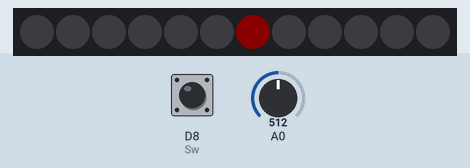
A sketch run on a simulated ESP8266 (NodeMCU). Shown: 12 RGB LEDs in strip order, left to right. The test bench sets the inputs (shaded band); at power-on: D8 (Sw) HIGH, A0 = 512. Dim RGB values are drawn brighter than linear.

Above: at 1.2 s.
1.3 s: D8 (Sw) pulled LOW for 0.15 s
At 2.6 s:
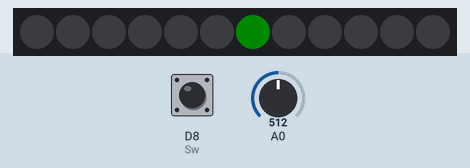
2.9 s: D8 (Sw) pulled LOW for 1 s
At 5.1 s:
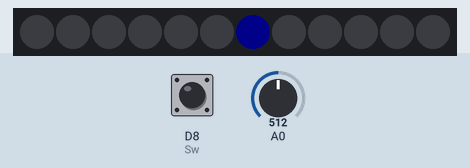
5.4 s: A0 set to 490
At 6.4 s:
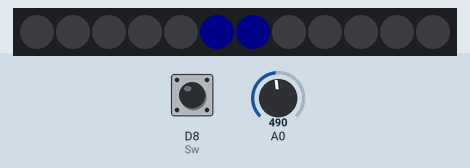
6.9 s: D8 (Sw) pulled LOW for 0.15 s
At 8.2 s:
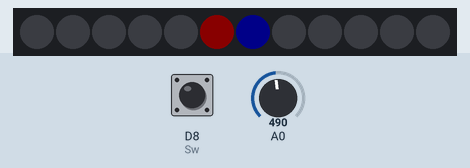
8.5 s: D8 (Sw) pulled LOW for 3.2 s
At 12.3 s:
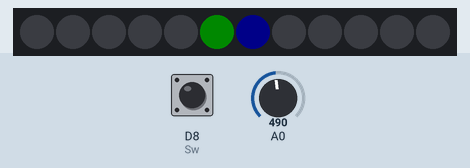
13.2 s: A0 set to 306
At 14.6 s:
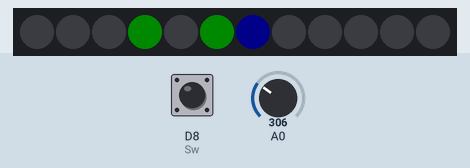
Timing chart, 0 to 15.7 s (numbered marks = the images above; inputs shaded):
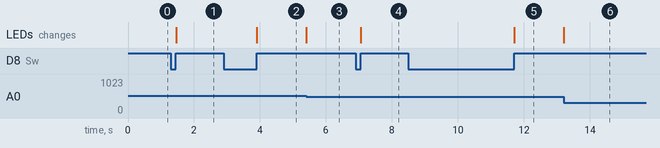

Measured:
- after the input at 1.3 s, the LEDs: change after 0.16 s (image 1)
- after the input at 2.9 s, the LEDs: change after 1.0 s (image 2)
- after the input at 5.4 s, the LEDs: change at once (image 3)
- after the input at 6.9 s, the LEDs: change after 0.16 s (image 4)
- after the input at 8.5 s, the LEDs: change after 3.2 s (image 5)
- after the input at 13.2 s, the LEDs: change at once (image 6)

The sketch:

02_RGB_CHANG_COLOR_02.ino
```cpp
#include <Adafruit_NeoPixel.h>

#define PIN        D7    // On Trinket or Gemma, suggest changing this to 1
#define Sw         D8
#define NUMPIXELS  12   //  NeoPixel ring size
Adafruit_NeoPixel pixels(NUMPIXELS, PIN, NEO_GRB + NEO_KHZ800);

byte i = 0;             // Switch Case To Chang Color RGB
byte R, G, B, n;
int adc, adcMap;

/* *************************************************************************** */
void setup() {
  pinMode(Sw, INPUT);

  Serial.begin(9600);

  pixels.begin();           // INITIALIZE NeoPixel strip object (REQUIRED)
  pixels.setBrightness(10);
  pixels.clear();           // Set all pixel colors to 'off'
};
/* *************************************************************************** */
void loop() {
  // -----------------  Prees Switch  ----------------- //
  if (digitalRead(Sw) == 0) {
    while (digitalRead(Sw) == 0) delay(10);
    i++;     // i=i+1
    if (i > 2) i = 0;
  }
  // ---------------  Chang Color -------------------- //
  switch (i) {
    case 0:
      R = 255;  G = 0;    B = 0;
      break;
    case 1:
      R = 0;    G = 255;  B = 0;
      break;
    case 2:
      R = 0;    G = 0;    B = 255;
      break;
  }// Switch
  // ------------------------------------------------ //
  adc = analogRead(A0);             // 10Bit : 0-1023
  adcMap = map(adc, 0, 1023, 0, 1200);
 // Serial.println("adcMap:" + String(adcMap));
 // --------   Rang Condition To On RGB:0-11 -------- //
  if (adcMap < 10)
  if (adcMap > 10   and adcMap < 100)     n = 0;
  if (adcMap > 100  and adcMap < 200)     n = 1;
  if (adcMap > 200  and adcMap < 300)     n = 2;
  if (adcMap > 300  and adcMap < 400)     n = 3;
  if (adcMap > 400  and adcMap < 500)     n = 4;
  if (adcMap > 500  and adcMap < 600)     n = 5;
  if (adcMap > 600  and adcMap < 700)     n = 6;
  if (adcMap > 700  and adcMap < 800)     n = 7;
  if (adcMap > 800  and adcMap < 900)     n = 8;
  if (adcMap > 900  and adcMap < 1000)    n = 9;
  if (adcMap > 1000 and adcMap < 1100)    n = 10;
  if (adcMap > 1100 and adcMap < 1200)    n = 11;
  // -----------------  ON/OFF RGB  ----------------- //
  pixels.setPixelColor(n , pixels.Color(R, G, B));     // 0-11,RGB:0-255
  pixels.show();
  delay(10);
};
/* *************************************************************************** */
```
